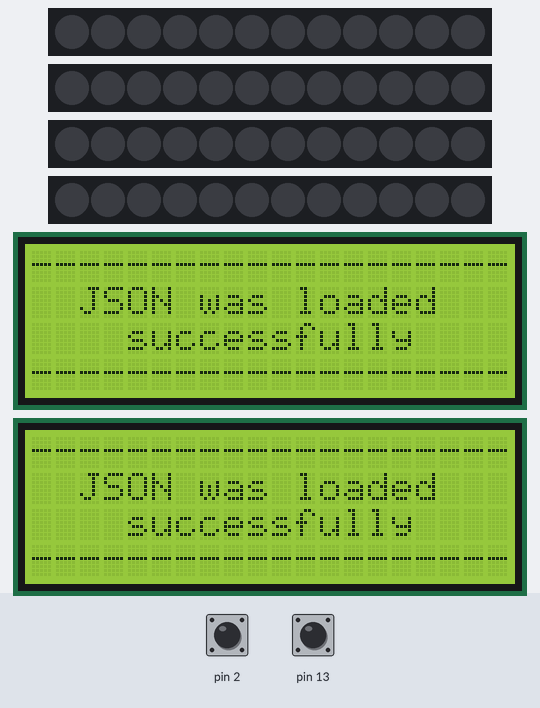
Bench run of a program on a simulated MicroPython board. Parts: 4 × 12 RGB LEDs in strip order, left to right, 2 × 20×4 character LCD. Inputs (shaded band) come from the test bench; at power-on: pin 13 LOW, pin 2 LOW. WiFi joins after 1.5 s; no MQTT or app messages arrive unless stated; library files of the repository ran but are not shown: i2c_lcd.py; what the program prints to the serial console is not drawn.

Above: at 1.3 s.
At 5.0 s:
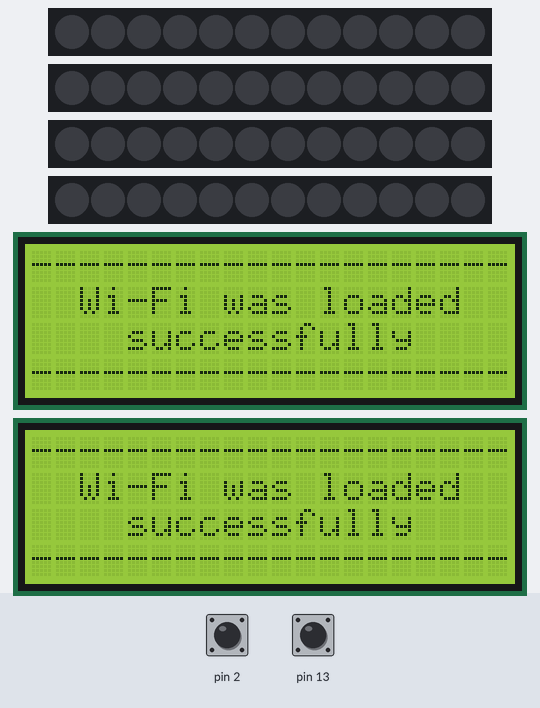
5.1 s: pin 13 pulled HIGH for 0.15 s
At 5.51 s:
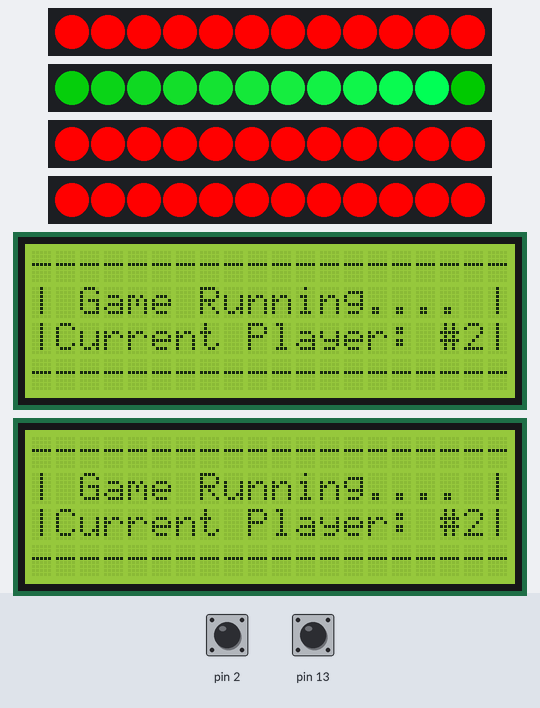
7.1 s: pin 2 pulled HIGH for 0.15 s
At 8.4 s:
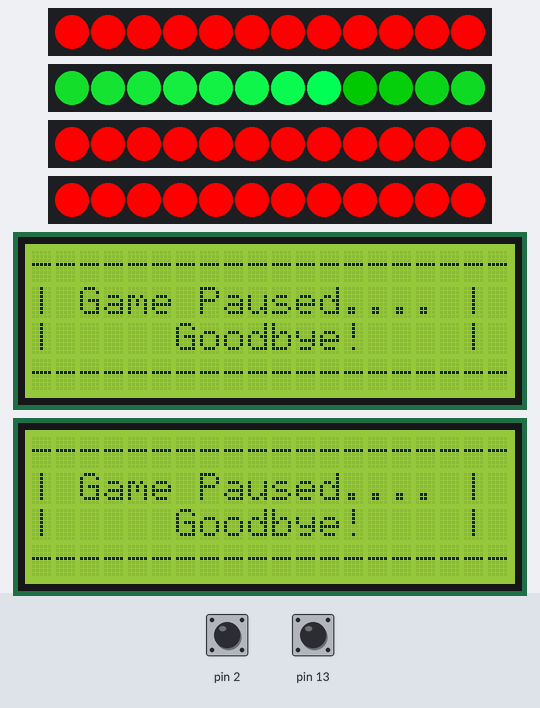
Timing chart, 0 to 10.1 s (numbered marks = the images above; inputs shaded):
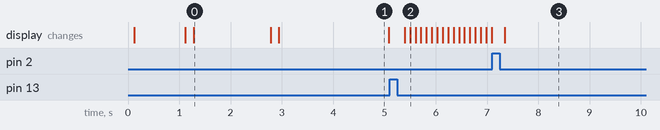

Measured:
- after the input at 5.1 s, the display: first differs from a run without the input after 0.30 s (image 2 shows a later state)
- after the input at 7.1 s, the display: changes after 0.25 s (image 3)
- what the display in image 0 shows lasts 1.5 s, from 1.3 s to 2.8 s
- what the display in image 1 shows lasts 2.2 s, from 2.9 s to 5.1 s

The program:

Avatar_with_less_lag.py
```python
import gc
import time
from umqtt.simple import MQTTClient
import network
import i2c_lcd
import machine
import neopixel
import json

class Avatar:
    def __init__(self, neopixel_pin_1, neopixel_pin_2, neopixel_pin_3, neopixel_pin_4, button_pin, sda_pin, scl_pin,
                 em_stop_pin,
                 lcd_address_1=0x27, lcd_address_2=0x26, lcd_size_1=(4, 20), lcd_size_2=(4, 20), neopixel_led_count=12, info_path="info.json"):
        gc.collect()
        print("[INIT] Free RAM after collect:", gc.mem_free())

        # neopixel
        self.neopixel_1 = neopixel.NeoPixel(machine.Pin(neopixel_pin_1), neopixel_led_count)
        self.neopixel_2 = neopixel.NeoPixel(machine.Pin(neopixel_pin_2), neopixel_led_count)
        self.neopixel_3 = neopixel.NeoPixel(machine.Pin(neopixel_pin_3), neopixel_led_count)
        self.neopixel_4 = neopixel.NeoPixel(machine.Pin(neopixel_pin_4), neopixel_led_count)
        self.neopixel_led_count = neopixel_led_count
        self.neopixels = [self.neopixel_1, self.neopixel_2, self.neopixel_3, self.neopixel_4]
        self.green_color_list = [
            (0, 102, 0), (3, 115, 6), (6, 128, 14), (10, 141, 22),
            (13, 154, 29), (15, 168, 37), (16, 182, 45), (17, 196, 52),
            (16, 211, 60), (14, 225, 68), (9, 240, 77), (0, 255, 85)
        ]
        self.led_index = 0

        # button
        self.button = machine.Pin(button_pin, machine.Pin.IN, machine.Pin.PULL_DOWN)
        self.button.irq(trigger=machine.Pin.IRQ_FALLING, handler=self.on_press)

        # lcd
        i2c = machine.SoftI2C(sda=machine.Pin(sda_pin), scl=machine.Pin(scl_pin), freq=400000)
        self.lcd1 = i2c_lcd.I2cLcd(i2c, lcd_address_1, *lcd_size_1)
        self.lcd2 = i2c_lcd.I2cLcd(i2c, lcd_address_2, *lcd_size_2)
        self.lcd1.display_on()
        self.lcd2.display_on()
        self.lcd1.putstr("LCD Setup completed")
        self.lcd2.putstr("LCD Setup completed")
        print("LCD Setup completed")
        time.sleep(1)
        self.lcd1.clear()
        self.lcd2.clear()

        self.emergency_stop = machine.Pin(em_stop_pin, machine.Pin.IN, machine.Pin.PULL_DOWN)
        self.current_player = 0

        # network
        self.WIFI_SSID = ""
        self.WIFI_PASSWORD = ""
        self.AIO_SERVER = "io.adafruit.com"
        self.AIO_USERNAME = ""
        self.AIO_KEY = ""
        self.AIO_FEED = ""
        self.AIO_PLAYER_NUM = ""
        self.AIO_PLAYER_SET = ""
        self.client = None

        self.info_path = info_path
        gc.collect()
        print("[INIT DONE] Free RAM:", gc.mem_free())

    def run(self):
        gc.collect()
        print("[RUN START] Free RAM:", gc.mem_free())

        if self.begin():
            print("Error in initialization. Stopping program.")
            return

        self.write_lcd(("--------------------",
                        "| Game Running.... |",
                        "|Current Player: #1|",
                        "--------------------"))

        while self.emergency_stop.value() == 0:
            gc.collect()
            self.client.check_msg()
            self.neopixel_turn(self.current_player)
            self.led_index += 1
            self.update_lcd(self.current_player + 1)
            time.sleep(0.1)

        self.write_lcd(("--------------------",
                        "| Game Paused.... |",
                        "|     Goodbye!    |",
                        "--------------------"))

    def neopixel_turn(self, i):
        for j in range(4):
            if j != i:
                print(f"current: {j}, green: {i}")
                self.neopixels[j].fill((255, 0, 0))
            else:
                for led in range(self.neopixel_led_count):
                    self.neopixels[j][led] = self.green_color_list[(self.led_index + led) % self.neopixel_led_count]
            self.neopixels[j].write()

    def on_press(self, msg):
        self.current_player = (self.current_player + 1) % 4
        self.send_msg(self.current_player + 1)
        print(self.current_player)

    def write_lcd(self, text: tuple):
        pass
        self.lcd1.clear()
        self.lcd2.clear()
        for i in range(len(text)):
            self.lcd1.move_to(0, i)
            self.lcd1.putstr(text[i])
            self.lcd2.move_to(0, i)
            self.lcd2.putstr(text[i])

    def update_lcd(self, player_num):
        self.lcd1.move_to(18, 2)
        self.lcd1.putstr(str(player_num))
        self.lcd2.move_to(18, 2)
        self.lcd2.putstr(str(player_num))

    def connect_wifi(self):
        try:
            gc.collect()
            wlan = network.WLAN(network.STA_IF)
            wlan.active(True)
            wlan.connect(self.WIFI_SSID, self.WIFI_PASSWORD)
            print("Connecting to Wi-Fi...", end="")
            while not wlan.isconnected():
                time.sleep(0.5)
                print(".", end="")
            print("\nConnected! IP:", wlan.ifconfig()[0])
            gc.collect()
        except Exception as e:
            print("Failed to connect to Wi-Fi:", e)
            return 1

    def connect_adafruit(self):
        try:
            wlan = network.WLAN(network.STA_IF)
            if not wlan.isconnected():
                print("Wi-Fi disconnected before MQTT!")
                return 1
            gc.collect()
            time.sleep(2)
            self.client = MQTTClient(self.AIO_USERNAME, self.AIO_SERVER, user=self.AIO_USERNAME, password=self.AIO_KEY)
            self.client.set_callback(self.on_message)
            self.client.connect()
            self.client.subscribe(self.AIO_FEED.encode())
            self.client.subscribe(self.AIO_PLAYER_SET.encode())
            print("Connected to Adafruit IO")
            gc.collect()
        except Exception as e:
            print("Failed to connect to Adafruit IO:", e)
            return 1

    def send_msg(self, msg):
        try:
            self.client.publish(self.AIO_PLAYER_NUM, str(msg))
            print(f"Sent speed to Adafruit IO: {msg}")
        except Exception as e:
            print("Failed to send speed:", e)
            print("Stopping program.")
            raise SystemExit

    def on_message(self, topic, msg):
        print(f"Message received on topic {topic}: {msg}")
        if topic == b'Noam_Ron/feeds/Set Player - Avatar the last Risk taker':
            self.current_player = int(msg) - 1
            self.update_lcd(self.current_player)
            self.send_msg(int(msg))
        else:
            if msg == b'1':
                self.on_press(1)

    def wait_to_start(self):
        self.write_lcd(("--------------------",
                        " Press start button",
                        " to start the game ",
                        "--------------------"))
        print("Waiting for button press to start the game...")
        while not self.emergency_stop.value():
            time.sleep(0.1)
        print("Button pressed, starting the game...")
        self.lcd1.clear()
        self.lcd2.clear()

    def json_data_read(self):
        try:
            with open(self.info_path, 'r') as file:
                data = json.load(file)
                self.WIFI_SSID = data['SSID']
                self.WIFI_PASSWORD = data['PASSWORD']
                self.AIO_USERNAME = data['USERNAME']
                self.AIO_KEY = data['KEY']
                self.AIO_FEED = f"{self.AIO_USERNAME}/feeds/{data['FEED_1']}"
                self.AIO_PLAYER_NUM = f"{self.AIO_USERNAME}/feeds/{data['FEED_2']}"
                self.AIO_PLAYER_SET = f"{self.AIO_USERNAME}/feeds/{data['FEED_3']}"
                print(f"data: {data}")
                print("Data read from JSON file successfully.")
        except FileNotFoundError:
            print("FILE NOT FOUND")
            return 1

    def begin(self):
        gc.collect()
        print("[BEGIN] Starting setup. Free RAM:", gc.mem_free())
        if self.json_data_read():
            print("Error reading JSON file")
            return 1
        self.write_lcd(("--------------------",
                        "  JSON was loaded",
                        "    successfully",
                        "--------------------"))
        gc.collect()
        if self.connect_wifi():
            print("Error connecting to Wi-Fi")
            return 1
        self.write_lcd(("--------------------",
                        "  Wi-Fi was loaded",
                        "    successfully ",
                        "--------------------"))
        gc.collect()
        if self.connect_adafruit():
            print("Error connecting to Adafruit IO")
            return 1
        self.write_lcd(("--------------------",
                        "   Adafruit IO was",
                        "loaded successfully ",
                        "--------------------"))
        gc.collect()
        # self.wait_to_start()

def main():
    game = Avatar(18, 19, 17, 27, 13, 21, 22, 2, info_path="info.json")
    game.run()

if __name__ == "__main__":
    main()
```
